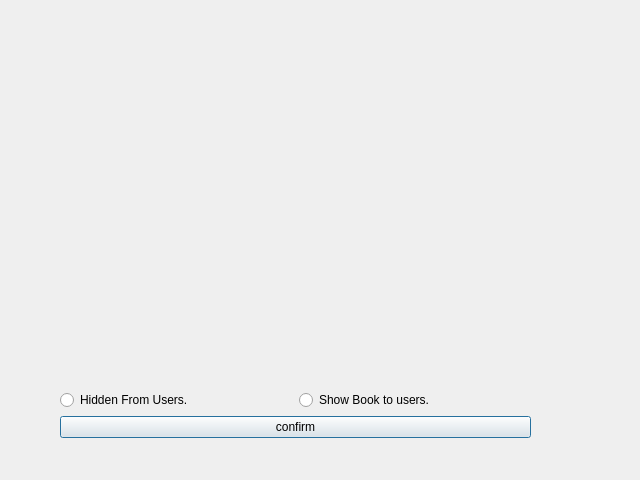
<?xml version="1.0" encoding="UTF-8"?>
<ui version="4.0">
 <class>editBookDialog</class>
 <widget class="QDialog" name="editBookDialog">
  <property name="geometry">
   <rect>
    <x>0</x>
    <y>0</y>
    <width>640</width>
    <height>480</height>
   </rect>
  </property>
  <property name="windowTitle">
   <string>Dialog</string>
  </property>
  <widget class="QWidget" name="layoutWidget">
   <property name="geometry">
    <rect>
     <x>60</x>
     <y>390</y>
     <width>471</width>
     <height>50</height>
    </rect>
   </property>
   <layout class="QVBoxLayout" name="verticalLayout">
    <item>
     <layout class="QHBoxLayout" name="horizontalLayout">
      <item>
       <widget class="QRadioButton" name="radioButton_hide">
        <property name="text">
         <string>Hidden From Users.</string>
        </property>
       </widget>
      </item>
      <item>
       <widget class="QRadioButton" name="radioButton_show">
        <property name="text">
         <string>Show Book to users.</string>
        </property>
       </widget>
      </item>
     </layout>
    </item>
    <item>
     <widget class="QPushButton" name="confirmbtn">
      <property name="text">
       <string>confirm</string>
      </property>
     </widget>
    </item>
   </layout>
  </widget>
 </widget>
 <resources/>
 <connections/>
</ui>
